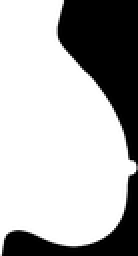
%> input picture figs/mammo/b1_blurred.png, 69 x 128 px, shrunk from 250 x 463 before the run (shown 2 times larger)
$ octave test_getGradient.m   (GNU Octave 9; MATLAB toolbox functions it lacks are replaced by stand-ins)
%> lines starting %> are read from the running program, lines starting %| are printed output that depends on the picture
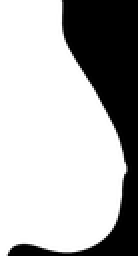
%> input picture figs/mammo/b2_blurred.png, 69 x 128 px, shrunk from 250 x 463 before the run (shown 2 times larger)
### scripts/myOpticalFlow/getGradients.m
% addpath('../utils/');

function [Ix, Iy, It] = getGradients(im1, im2)
% computes Ix, Iy, It from im1 and im2 as described in HS paper
[m,n] = size(im1);
%> m = 128; n = 69
[m2, n2] = size(im2);
%> m2 = 128; n2 = 69
if (m ~= m2 || n ~= n2)
    disp('InputError: two input images must be of same size');
    return;
end
Ix = nan(m,n);
Iy = nan(m,n);
It = nan(m,n);

for i=1:n
    for j=1:m
        Ix(j,i) = 0.25*(smartAccessor(im1, j, i+1) - smartAccessor(im1, j, i) ...
                         + smartAccessor(im1, j+1, i+1) - smartAccessor(im1, j+1, i) ...
                         + smartAccessor(im2, j, i+1) - smartAccessor(im2, j, i) ...
                         + smartAccessor(im2, j+1, i+1) - smartAccessor(im2, j+1, i));

        Iy(j,i) = 0.25*(smartAccessor(im1, j+1, i) - smartAccessor(im1, j, i) ...
                         + smartAccessor(im1, j+1, i+1) - smartAccessor(im1, j, i+1) ...
                         + smartAccessor(im2, j+1, i) - smartAccessor(im2, j, i) ...
                         + smartAccessor(im2, j+1, i+1) - smartAccessor(im2, j, i+1));

        It(j,i) = 0.25*(smartAccessor(im2, j, i) - smartAccessor(im1, j, i) ...
                         + smartAccessor(im2, j, i+1) - smartAccessor(im1, j, i+1) ...
                         + smartAccessor(im2, j+1, i) - smartAccessor(im1, j+1, i) ...
                         + smartAccessor(im2, j+1, i+1) - smartAccessor(im1, j+1, i+1));
    end
end
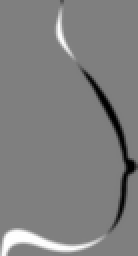
%> It: size 128x69 double (shown 2 times larger); min -254, max 255, mean 0.8; drawn with min black and max white
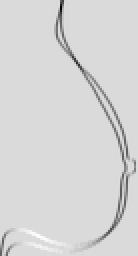
%> Ix: size 128x69 double (shown 2 times larger); min -194.5, max 32.25, mean -3.7; drawn with min black and max white
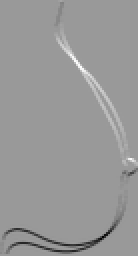
%> Iy: size 128x69 double (shown 2 times larger); min -144.2, max 95.5, mean -0.8; drawn with min black and max white

end

### scripts/myOpticalFlow/test/test_getGradient.m
% test getGradients
addpath('../../../figs');
addpath('..');
im1 = single(imread('../../../figs/mammo/b1_blurred.png'));
im2 = single(imread('../../../figs/mammo/b2_blurred.png'));

% [8 lines of commented-out code are left out]

[Ix, Iy, It] = getGradients(im1, im2);
figure;
imshow([Ix, Iy, It], []);
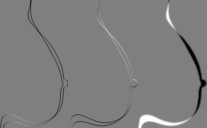
%> displayed picture: size 128x207, on the screen's scale of 0 to 255; min 0, max 255, mean 126.4
title('Ix, Iy, It');
